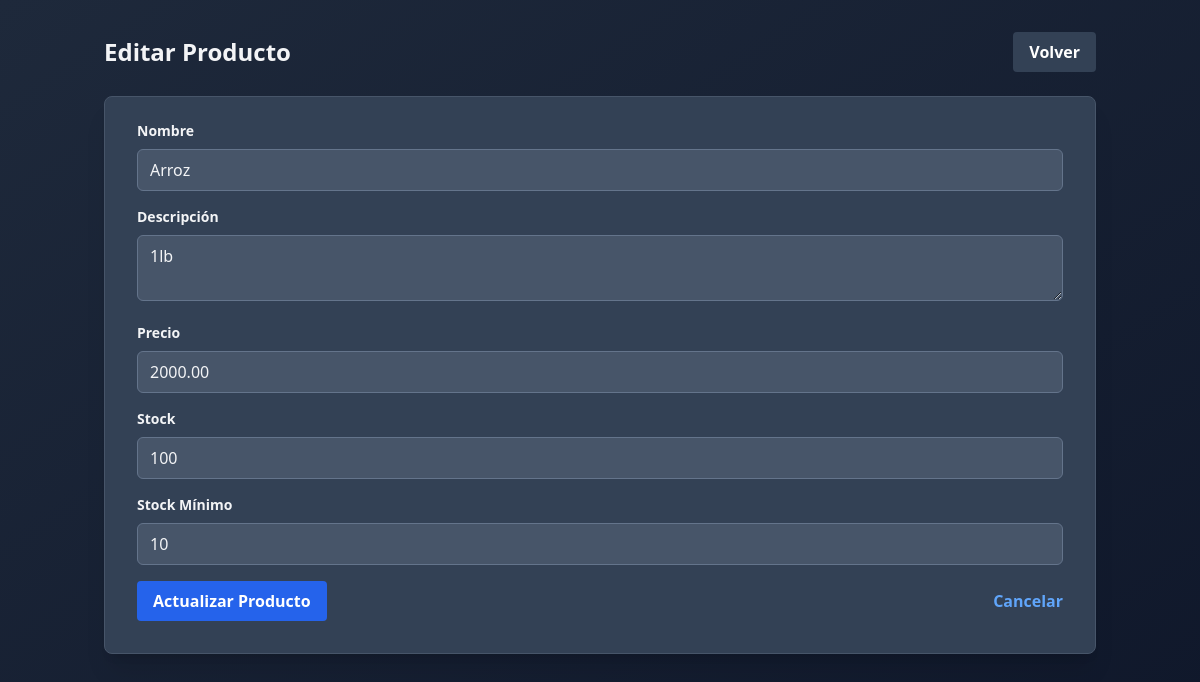
Screenshot of /editar_producto.php?id=1 (signed in) with the database file from the repository.
### tables this page shows
CREATE TABLE `productos` (
  `id` int(11) NOT NULL,
  `nombre` varchar(100) NOT NULL,
  `descripcion` text DEFAULT NULL,
  `precio` decimal(10,2) NOT NULL,
  `stock` int(11) NOT NULL,
  `fecha_creacion` timestamp NOT NULL DEFAULT current_timestamp(),
  `stock_minimo` int(11) NOT NULL DEFAULT 10
);

### includes/functions.php (called while the page is built, shortened)
<?php
$servername = "localhost";
$username = "root";
$password = "";
$dbname = "inventario_supermercado";
$conn = new mysqli($servername, $username, $password, $dbname);
function obtenerProductoPorId($id) {
    global $conn;
    $sql = "SELECT * FROM productos WHERE id = ?";
    $stmt = $conn->prepare($sql);
    $stmt->bind_param("i", $id);
    $stmt->execute();
    $result = $stmt->get_result();
    return $result->fetch_assoc();
}
?>

### editar_producto.php (the view, shortened to what this page needs)
<?php
require_once 'includes/functions.php';
$producto = null;
if (isset($_GET['id'])) {
    $producto = obtenerProductoPorId($_GET['id']);
}
?>
<!DOCTYPE html>
<html lang="es">
<head>
    <script src="https://cdn.tailwindcss.com"></script>
</head>
<body class="bg-gradient-to-br from-slate-800 to-slate-900 min-h-screen">
    <div class="container mx-auto px-4 py-8">
        <div class="flex justify-between items-center mb-6">
            <h1 class="text-2xl font-bold text-gray-100">Editar Producto</h1>
            <a href="index.php" class="bg-slate-700 hover:bg-slate-600 text-white font-bold py-2 px-4 rounded transition duration-300">
                Volver
            </a>
        </div>
        <?php if ($producto): ?>
            <form action="editar_producto.php" method="POST"
                  class="bg-slate-700 shadow-xl rounded-lg px-8 pt-6 pb-8 mb-4 border border-slate-600">
                <div class="mb-4">
                    <label class="block text-gray-100 text-sm font-bold mb-2" for="nombre">
                        Nombre
                    </label>
                    <input class="w-full px-3 py-2 bg-slate-600 border border-slate-500 rounded-md
                                text-gray-100 focus:outline-none focus:ring focus:border-blue-400"
                           id="nombre" type="text" name="nombre" value="<?php echo htmlspecialchars($producto['nombre']); ?>" required>
                </div>
                <div class="mb-4">
                    <label class="block text-gray-100 text-sm font-bold mb-2" for="descripcion">
                        Descripción
                    </label>
                    <textarea class="w-full px-3 py-2 bg-slate-600 border border-slate-500 rounded-md
                                    text-gray-100 focus:outline-none focus:ring focus:border-blue-400"
                              id="descripcion" name="descripcion"><?php echo htmlspecialchars($producto['descripcion']); ?></textarea>
                </div>
                <div class="mb-4">
                    <label class="block text-gray-100 text-sm font-bold mb-2" for="precio">
                        Precio
                    </label>
                    <input class="w-full px-3 py-2 bg-slate-600 border border-slate-500 rounded-md
                                text-gray-100 focus:outline-none focus:ring focus:border-blue-400"
                           id="precio" type="number" step="0.01" name="precio" value="<?php echo $producto['precio']; ?>" required>
                </div>
                <div class="mb-4">
                    <label class="block text-gray-100 text-sm font-bold mb-2" for="stock">
                        Stock
                    </label>
                    <input class="w-full px-3 py-2 bg-slate-600 border border-slate-500 rounded-md
                                text-gray-100 focus:outline-none focus:ring focus:border-blue-400"
                           id="stock" type="number" name="stock" value="<?php echo $producto['stock']; ?>" required>
                </div>
                <div class="mb-4">
                    <label class="block text-gray-100 text-sm font-bold mb-2" for="stock_minimo">
                        Stock Mínimo
                    </label>
                    <input class="w-full px-3 py-2 bg-slate-600 border border-slate-500 rounded-md
                                text-gray-100 focus:outline-none focus:ring focus:border-blue-400"
                           id="stock_minimo" type="number" name="stock_minimo" value="<?php echo $producto['stock_minimo']; ?>" required>
                </div>
                <div class="flex items-center justify-between">
                    <button class="bg-blue-600 hover:bg-blue-700 text-white font-bold py-2 px-4 rounded
                                 transition duration-300 focus:outline-none focus:shadow-outline" type="submit">
                        Actualizar Producto
                    </button>
                    <a class="text-blue-400 hover:text-blue-300 font-bold transition duration-300"
                       href="index.php">Cancelar</a>
                </div>
            </form>
        <?php else: ?>
            <p class="text-red-400">Producto no encontrado.</p>
        <?php endif; ?>
    </div>
</body>
</html>

### rows the page displays
productos: nombre "Arroz", descripcion "1lb", precio "2000.00", stock "100", stock_minimo "10"
